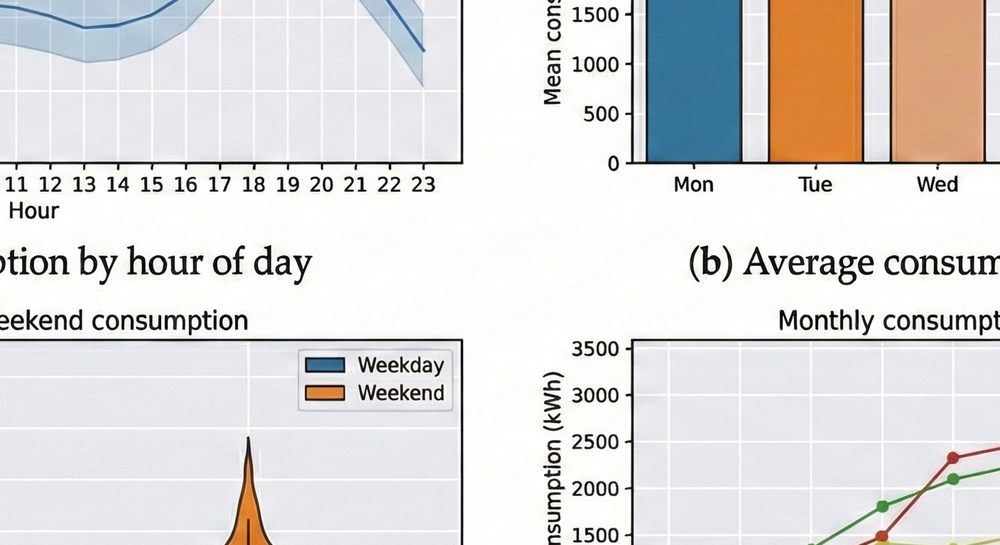
#> input picture Gemini_Generated_Image_1hglyr1hglyr1hgl.png, 1000 x 545 px, shrunk from 2816 x 1536 before the run
$ python vectorize.py
#> lines starting #> are read from the running program, lines starting #| are printed output that depends on the picture; after the words box and inside, x2 and y2 are one past the last pixel; in counts of white or black regions, pixels touching at a corner belong together
import cv2
import numpy as np
import sys
import os

def create_svg(image_path, output_path):
    # Load image
    img = cv2.imread(image_path)
#> img is the input picture: shape (545, 1000, 3); mean B, G, R 219.8, 221.1, 223.3
    if img is None:
        print(f"Error: Could not read image {image_path}")
        return

    # Convert to grayscale
    gray = cv2.cvtColor(img, cv2.COLOR_BGR2GRAY)
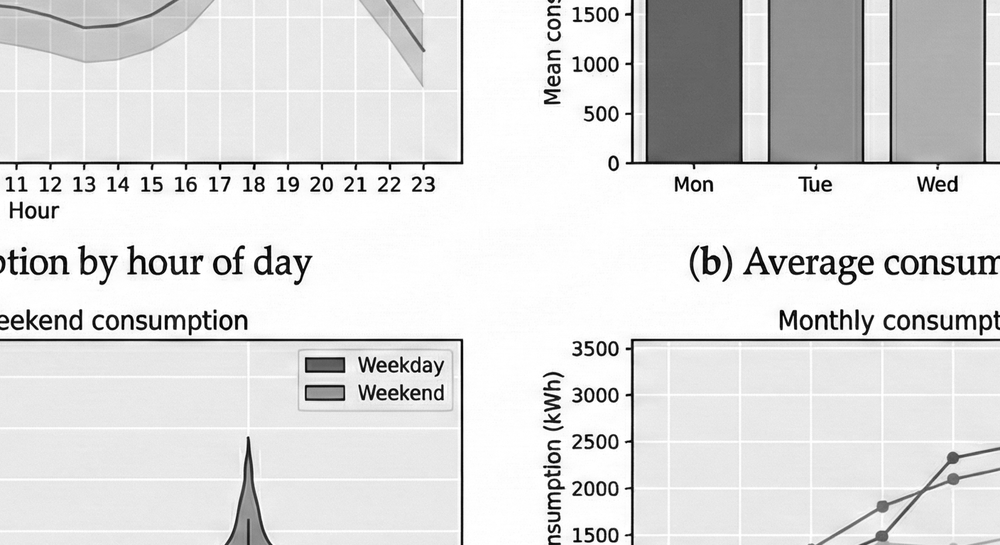
#> gray: shape (545, 1000); min 0, max 255, mean 221.6

    # Thresholding
    # Invert binary threshold so the objects (lines/text) are white and background is black
    _, thresh = cv2.threshold(gray, 200, 255, cv2.THRESH_BINARY_INV)
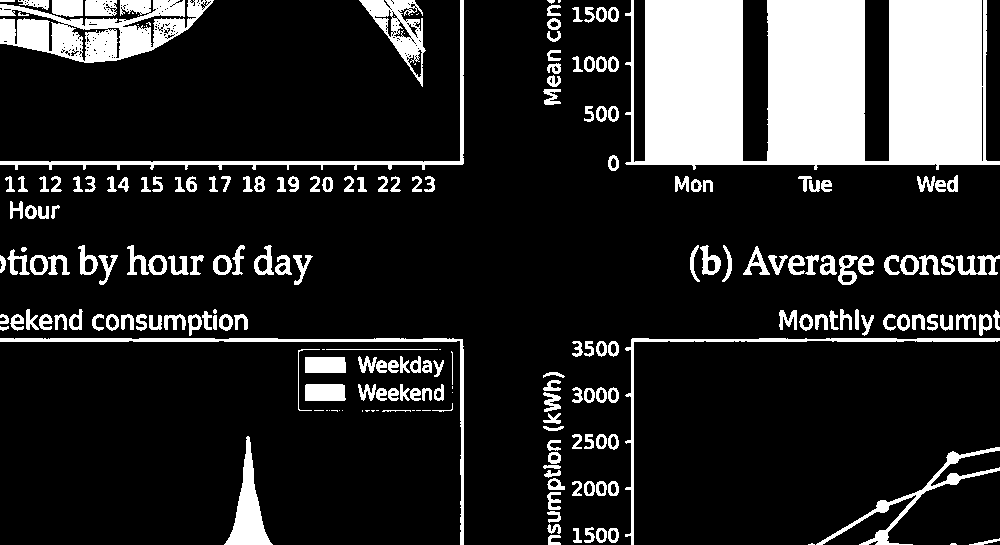
#> thresh: shape (545, 1000); 17% white; 223 white regions (31 under 20 px)

    # Find contours
    contours, hierarchy = cv2.findContours(thresh, cv2.RETR_TREE, cv2.CHAIN_APPROX_SIMPLE)
#> contours = 520 contours, 272 with area under 20; largest, box (x1, y1, x2, y2) and area: (625, 0, 1000, 170) 47955, (0, 0, 214, 63) 6956, (359, 0, 426, 87) 2310, (0, 0, 464, 170) 2000, (224, 436, 273, 545) 1854

    height, width = img.shape[:2]
#> height = 545; width = 1000

    # Use a list for path data to avoid quadratic string concatenation
    path_data_list = []

    # Iterate through contours and collect path data
    for contour in contours:
            if len(contour) < 3:
                continue

            # Create path string for this contour
            # Start with M (Move to)
            pts = contour.reshape(-1, 2)
            # Create a string like "x,y x,y x,y"
            # Map coords to strings
            coords = [f"{x},{y}" for x, y in pts]
            path_d = "M " + " ".join(coords) + " Z"
            path_data_list.append(path_d)
#> this loop made 520 passes
#> contour on passes 38 to 40: [[422, 410], [430, 410]], [[416, 410], [420, 410]], [[412, 410], [414, 410]]
#> after the loop, path_data_list = 499 items

    full_path_d = " ".join(path_data_list)

    with open(output_path, 'w') as f:
        f.write(f'<svg width="{width}" height="{height}" viewBox="0 0 {width} {height}" xmlns="http://www.w3.org/2000/svg">\n')
        f.write(f'<path d="{full_path_d}" fill="black" fill-rule="evenodd" />\n')
        f.write('</svg>')

    print(f"Successfully created {output_path}")

if __name__ == "__main__":
    if len(sys.argv) > 2:
        input_file = sys.argv[1]
        output_file = sys.argv[2]
    else:
        # Default fallback if no args provided
        input_file = "Gemini_Generated_Image_1hglyr1hglyr1hgl.png"
        output_file = "Gemini_Generated_Image_1hglyr1hglyr1hgl.svg"

    create_svg(input_file, output_file)

$ run again, with sdg_mapping_chart.png copied over Gemini_Generated_Image_1hglyr1hglyr1hgl.png
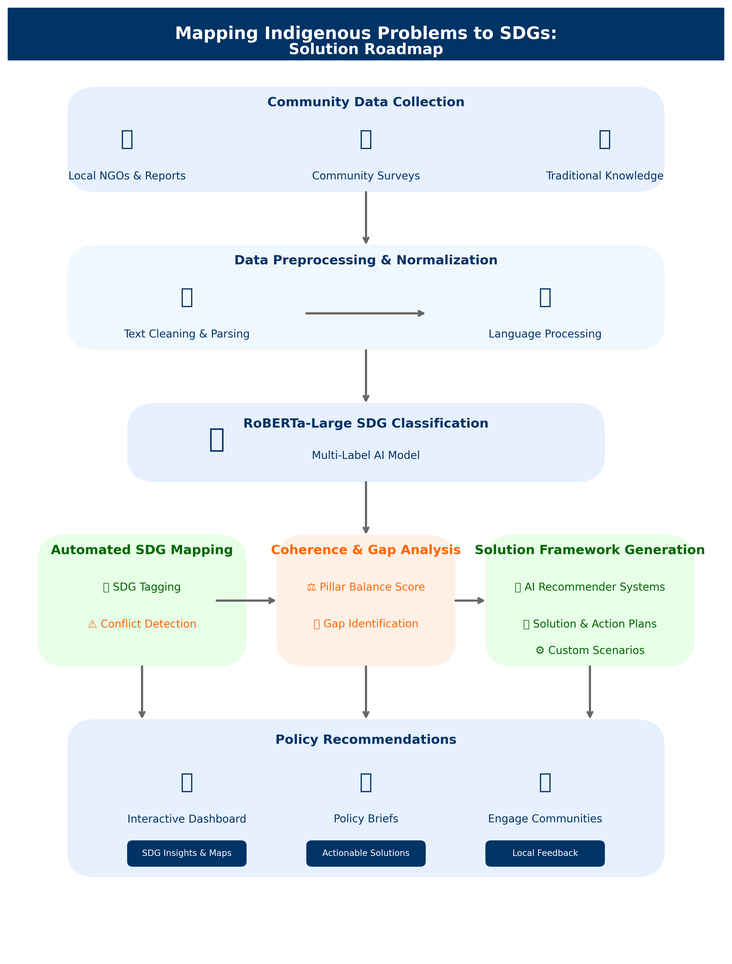
#> input picture sdg_mapping_chart.png, 732 x 964 px, shrunk from 2850 x 3756 before the run
#> in create_svg, img is the input picture: shape (964, 732, 3); mean B, G, R 239.6, 234.3, 226.2
#> in create_svg, `gray = cv2.cvtColor(img, cv2.COLOR_BGR2GRAY)`:
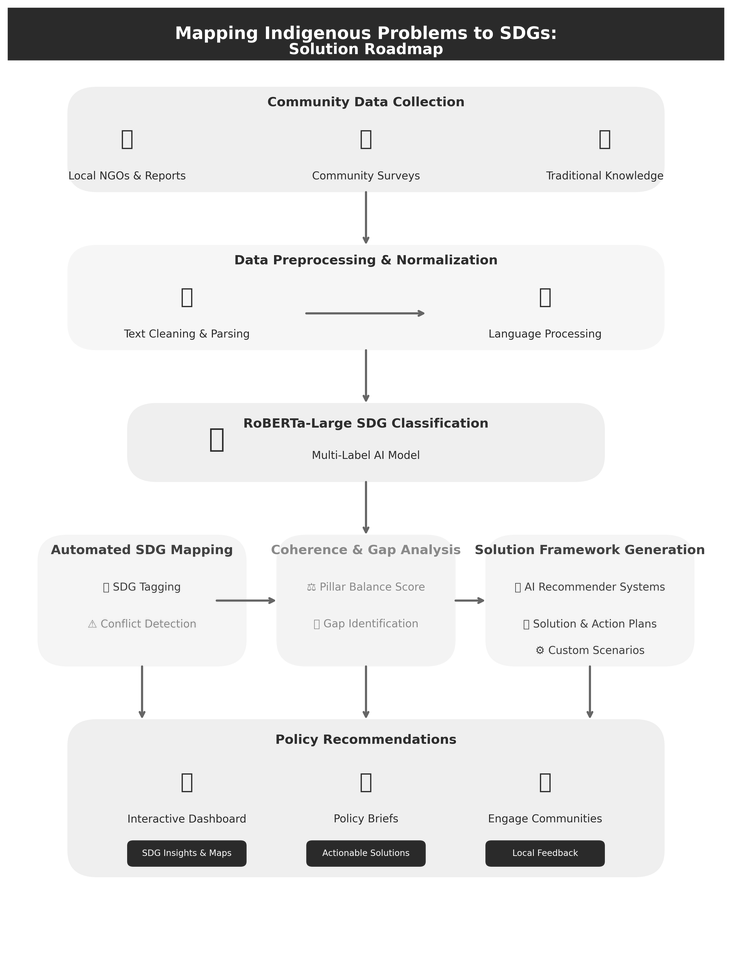
#> gray: shape (964, 732); min 6, max 255, mean 232.5
#> in create_svg, `_, thresh = cv2.threshold(gray, 200, 255, cv2.THRESH_BINARY_INV)`:
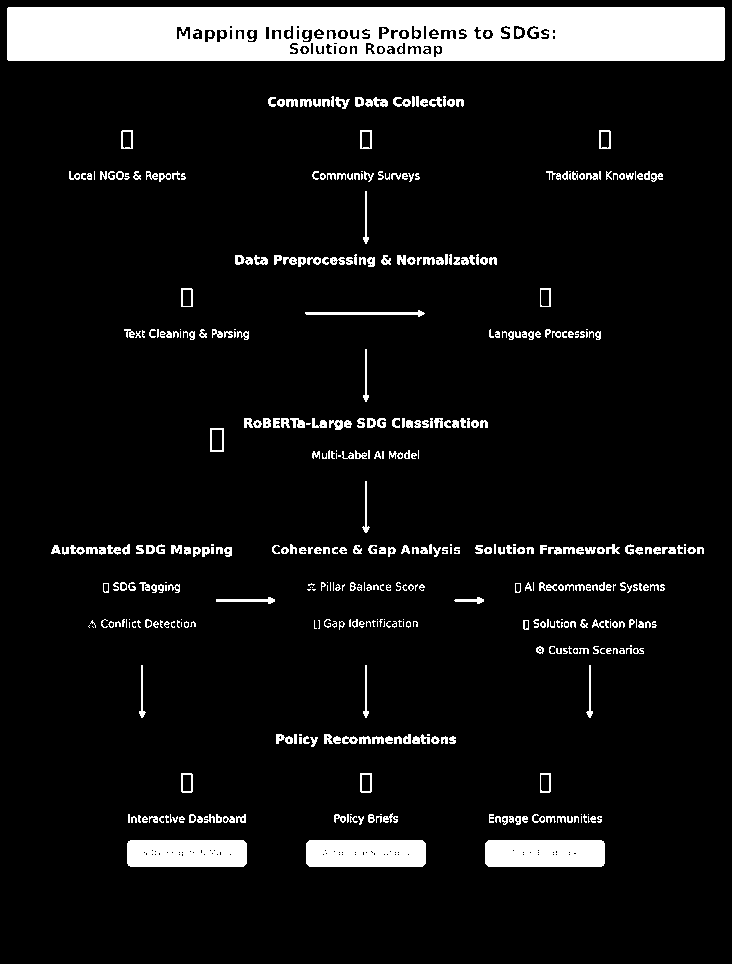
#> thresh: shape (964, 732); 8.9% white; 468 white regions (123 under 20 px)
#> contours = 809 contours, 511 with area under 20; largest, box (x1, y1, x2, y2) and area: (7, 7, 725, 61) 37999, (485, 840, 605, 867) 3077, (127, 840, 247, 867) 3077, (306, 840, 426, 867) 3076, (210, 428, 224, 452) 299
#> the loop in create_svg, `for contour in contours:` made 809 passes
#> coords on passes 2 to 4: ['568,854', '569,853', '570,854', '569,855'], ['555,854', '556,853', '557,854', '556,855'], ['552,854', '553,853', '554,854', '553,855']
#> after the loop in create_svg, `for contour in contours:`: path_data_list = 768 items
